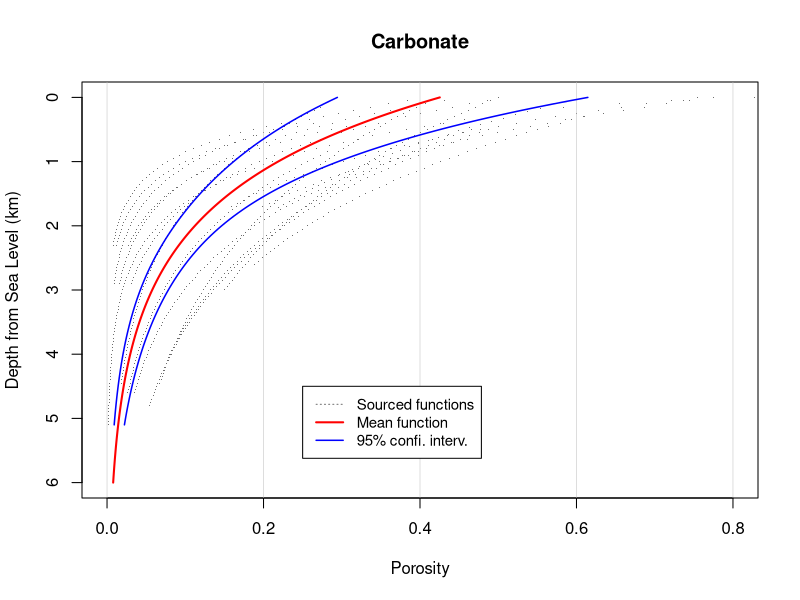
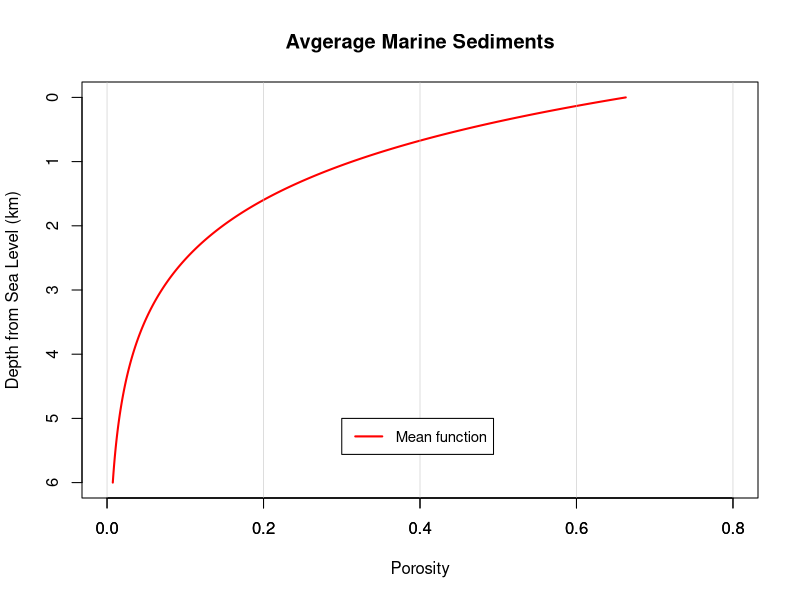

Reproduce these figures in R, in order.
#importing others' functions
#for sand
Porosity = read.csv('Backstripping/Porosity_sand.csv')
#for mud
Porosity = read.csv('Backstripping/Porosity_mud.csv')

decayC = Porosity$Decay_c
porosity_0 = Porosity$InitialPorosity
min_z = Porosity$min_z
max_z = Porosity$max_z

#porosity-depth function
porosity_depth <- function(depth, porosity_0, decayC) {
  po_result <- porosity_0 * exp(-depth/decayC)
  return(po_result)
}

#create all functions
for (i in 1:length(porosity_0)) {
  if (i < 2) {
    z = seq(min_z[i],max_z[i],50)
    porosity_z = porosity_depth(z, porosity_0[i], decayC[i])
  } 
  else {
    z_input = seq(min_z[i],max_z[i],50)
    z = append(z, z_input, after = length(z))
    porosity_output = porosity_depth(z_input, porosity_0[i], decayC[i])
    porosity_z = append(porosity_z, porosity_output, after = length(porosity_z))
  }
}
model <- lm(log(porosity_z)~z) 
summary(model)
y.fitted <- model$fitted.values

Meanporosity_0 <- exp(coef(model)[1])
SEporosity_0 <- Meanporosity_0 * coef(summary(model))[1, 2]
MeandecayC <- -1/coef(model)[2]
SEdecayC <- MeandecayC * sqrt((coef(summary(model))[2, 2]/coef(model)[2])^2)

sse <- sum((log(porosity_z) - y.fitted)^2)
mse <- sse / (length(log(porosity_z)) - 2)

t.val <- qt(0.975, length(log(porosity_z)) - 2)

se <- sqrt(mse * sqrt(1 / length(log(porosity_z)) + (z - mean(z))^2 / sum((z - mean(z))^2)))

CIupper <- data.frame(po = exp(suppressWarnings(y.fitted + t.val * se)), z = z)
CIupper <- CIupper[order(CIupper[,2]),]
CIlower <- data.frame(po = exp(suppressWarnings(y.fitted - t.val * se)), z = z)
CIlower <- CIlower[order(CIlower[,2]),]

plot(z/1000~porosity_z, ylim=rev(c(0,6)), xlim=c(0,0.8), xaxt='n',pch=46, col='#6e6e6e', xlab='Porosity', ylab='Depth from Sea Level (km)', main="Carbonate")
axis(1, xlim = c(0,.8))
grid(nx = NULL, ny = 0:0.8, col = "grey", lty = 1,lwd = .5, equilogs = TRUE)
lines(Meanporosity_0*exp(-seq(0,6000)/MeandecayC), seq(0,6000)/1000, col='red',lwd=2)
lines(CIlower$po, CIlower$z/1000, col="blue",lwd=1.5)
lines(CIupper$po, CIupper$z/1000, col="blue",lwd=1.5)
legend(.25, 4.5, legend=c("Sourced functions", "Mean function", "95% confi. interv."), col=c("#6e6e6e","red","blue"), lty=c(3,1,1), cex=.9, lwd=c(1, 2, 1.5))


#for mean marine sediments curve
Meanporosity_0 <- 0.663
SEporosity_0 <- 0.03315
MeandecayC <- 1333
SEdecayC <- 66.65

z = seq(0, 6000, by = 20)
porosity_z = Meanporosity_0 * exp(-z/MeandecayC)

plot(z/1000~porosity_z, ylim=rev(c(0,6)), xlim=c(0,0.8), type='l', col='red', lwd=2, xlab='Porosity', ylab='Depth from Sea Level (km)', main="Avgerage Marine Sediments")
axis(1, xlim = c(0,.8))
grid(nx = NULL, ny = 0:0.8, col = "grey", lty = 1,lwd = .5, equilogs = TRUE)
legend(.3, 5, legend=c("Mean function"), col=c("red"), lty=c(1), cex=.9, lwd=c(2))

